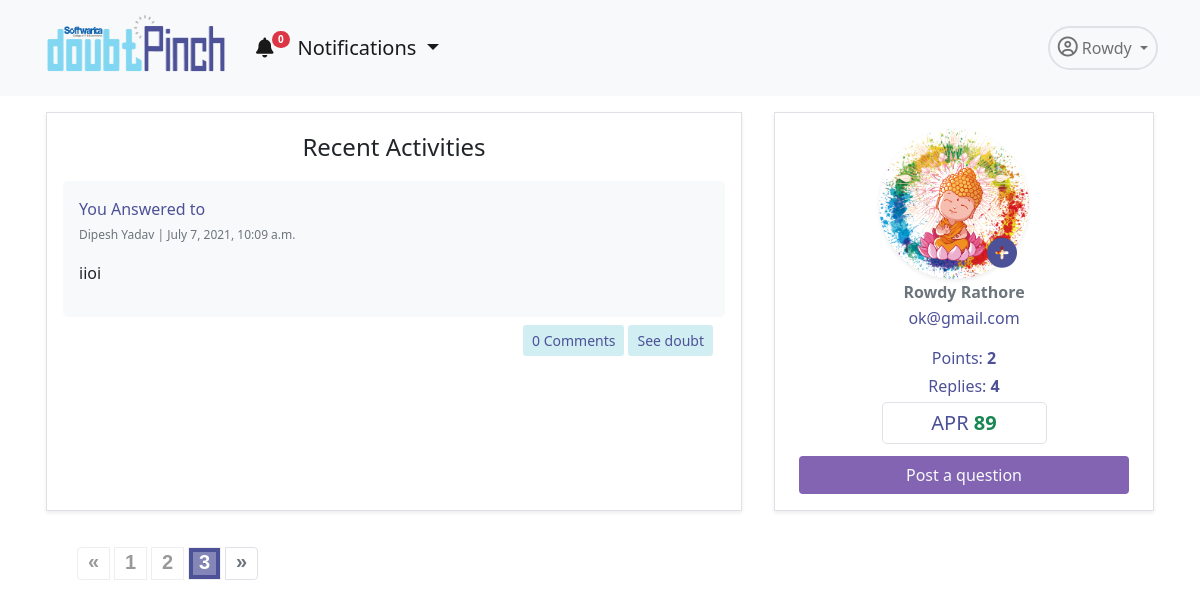
The page /app/profile/?page=3 (signed in) on the database as committed earlier.
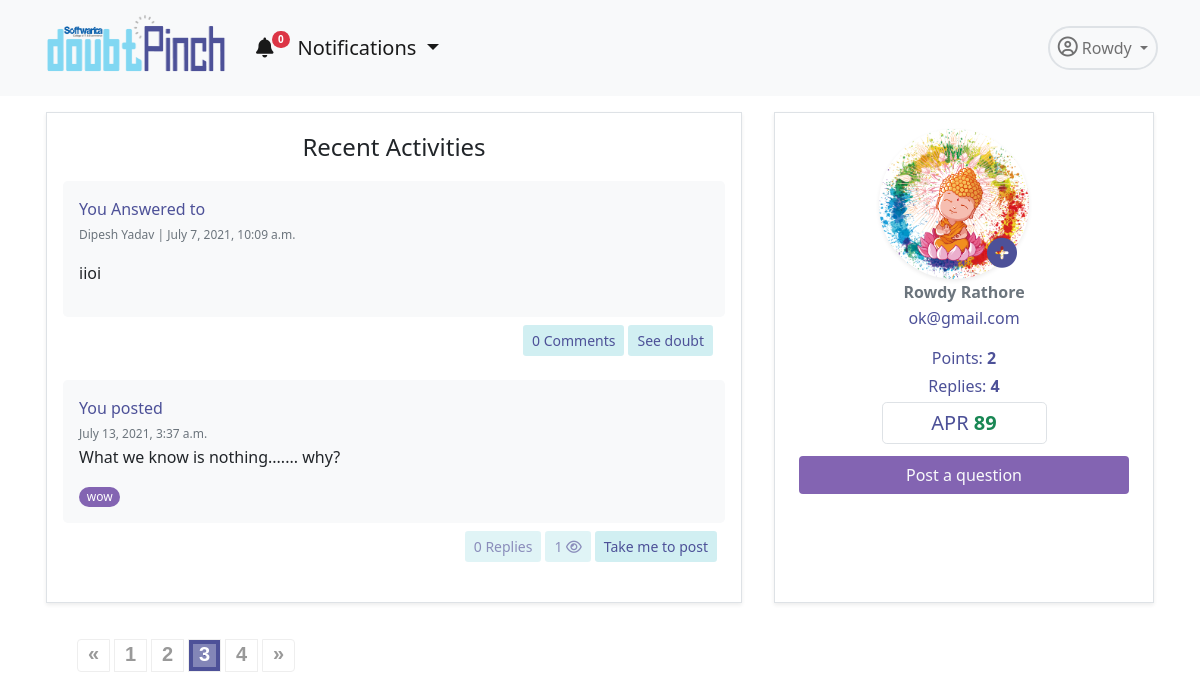
The same page on the database as committed later.
### dpapp/models.py (models this page shows, shortened)
class Answer(models.Model):
    user= models.ForeignKey(User, on_delete=models.CASCADE, related_name='answerer')
    doubt=models.ForeignKey(Doubt,on_delete=models.CASCADE)
    description=models.TextField(null=True)
    created_on = models.DateTimeField(default=datetime.now, blank=True)
    updated=models.BooleanField(default=False)

class Doubt(models.Model):
    user= models.ForeignKey(User,on_delete=models.CASCADE)
    title= models.TextField(null=False)
    description=models.TextField(null=True, blank=True)
    created_on = models.DateTimeField(default=datetime.now, blank=True)
    views= models.IntegerField(default=0)
    tags = TaggableManager()
    @property
    def total_replies(self):
        totalreplies = Answer.objects.filter(doubt=self).count()
        return totalreplies

### accounts/models.py (models this page shows, shortened)
class User(AbstractUser):
    username = None#models.CharField(max_length=255, null=True, blank=True)
    email = models.EmailField(
        verbose_name='email address',
        max_length=255,
        unique=True,
    )
    profile_pic= models.ImageField(upload_to='admin_pics', null=True, blank=True)
    email_confirmed = models.BooleanField(default=False) #initially this field is false but will se chan
    is_active = models.BooleanField(default=False)
    is_staff = models.BooleanField(default=False) # a admin user; non super-user
    is_admin = models.BooleanField(default=False)
    is_seller = models.BooleanField(default=False)
    is_customer = models.BooleanField(default=False)
    USERNAME_FIELD = 'email'
    REQUIRED_FIELDS = [] #emaila nd password are required fields and first name and last name is inherited from the user creation model
    object = UserManager()
    @property
    def ProfilePicUrl(self):
        try:
            url=self.profile_pic.url
        except:
            url=''
        return url

### dpapp/views.py (the view, shortened to what this page needs)
# urls.py: path('profile/',Profile.as_view(),name='profile'),
class Profile(TemplateView):
    template_name="dpapp/profile.html"
    def get_context_data(self, **kwargs):
        context = super(Profile, self).get_context_data(**kwargs)
        user=self.request.user
        useremail=user.email
        user=User.objects.get(email=useremail)
        total_replies=Answer.objects.filter(user=user).count()
        total_upvotes=RightPoint.total_upvotes_of_answerer(self,user)
        qs1 = Doubt.objects.filter(user=user) #your first qs
        qs2 = Answer.objects.filter(user=user) #your second qs
        recent_activity = sorted(chain(qs1,qs2),key=attrgetter('created_on'),)
        paginator= Paginator(recent_activity, 2)
        page = self.request.GET.get('page')
        try:
            recent_activity = paginator.page(page)
        except PageNotAnInteger:
            recent_activity = paginator.page(1)
        except EmptyPage:
            recent_activity = paginator.page(paginator.num_pages)
        form= ProfileForm(instance=user)
        context.update({ 'form':form,'recent_activity':recent_activity,'total_upvotes':total_upvotes,'total_replies':total_replies})
        return context

### dpapp/blognav.py (called while the page is built)
def navbar(request):
    if not request.user.is_anonymous:
        user=request.user
        notifications = Notification.objects.filter(user=user).order_by('-id')[:5]
        noti_count = Notification.objects.filter(user=user, is_seen=False).count()
        return {'nav_notifications': notifications,'noti_count':noti_count}
    return {'nav_notifications': '0','noti_count':0}

### dpapp/models.py (called while the page is built)
    @staticmethod
    def total_upvotes_of_answerer(self,user):
        answer=Answer.objects.filter(user=user)
        upvotes=RightPoint.objects.filter(answer__in=answer).count()
        return upvotes

### templates/dpapp/profile.html (shortened to what the changed rows need)
{% extends 'dpapp/base.html' %}
{% load static %}
{% load bootstrap %}
{% block navbar%}
<link rel="stylesheet" href="{% static 'dpapp/css/paginate.css' %}">
<div class="container">
    <div class="row mt-3 ">
        <div class="col border shadow-sm p-3 mx-3 mb-3 order-lg-1  order-md-2 order-sm-2 order-2">
            {% for i in recent_activity %}
            {% if not i.title %}
            <div class="mt-1">
                <div class="bg-light mt-2 p-3 rounded-3  ">
                    <span class="fs-6 text-pinch ">You Answered to </span><br>
                    <span class="text-muted" style="font-size: 12px;">{{i.doubt.user.first_name}} {{i.doubt.user.last_name}} | {{i.created_on}}</span>
                    <p class="h6 text-dark mt-1 mb-3">{{i.description|safe}}</p>
                </div>
                <div class="d-flex bd-highlight mb-3">
                    <div class="me-auto p-2 bd-highlight">
                    </div>
                    <div class="p-2 bd-highlight">
                        <div class="d-flex justify-content-center">
                            <a href="{% url 'dpapp:comment' i.id %}" class="btn btn-doubt btn-sm text-pinch  me-1"> {{i.comment_set.count}} Comments</a>
                            <a href="{% url 'dpapp:detail' i.doubt.id %}" class="btn btn-doubt btn-sm text-pinch  me-1">See doubt</a>
                        </div>
                    </div>
                </div>
            </div>
            {% else %}
            <div class="mt-1">
                <div class="bg-light mt-2 p-3 rounded-3  ">
                    <span class="fs-6 text-pinch ">You posted </span><br>
                    <span class="text-muted" style="font-size: 12px;">{{i.created_on}}</span>
                    <p class="h6 text-dark mb-3 mt-1">{{i.title}}</p>
                    {% for tag in i.tags.all %}
                    <a href="{% url 'dpapp:tags' tag.slug %}"><span class="badge rounded-pill bg-purple fw-normal">{{tag.name}}</span></a>
                    {%endfor%}
                </div>
                <div class="d-flex bd-highlight mb-3">
                    <div class="me-auto p-2 bd-highlight">
                    </div>
                    <div class="p-2 bd-highlight">
                        <div class="d-flex justify-content-center">
                            <a href="" class="btn btn-doubt btn-sm text-pinch disabled me-1"> {{i.total_replies}} Replies</a>
                            <a href="" class="btn btn-doubt btn-sm text-pinch disabled me-1"> {{i.views}} <i
                                    class="far fa-eye"></i></a>
                            <a href="{% url 'dpapp:detail' i.id %}" class="btn btn-doubt btn-sm text-pinch ">Take me to post</a>
                        </div>
                    </div>
                </div>
            </div>
            {%endif%}
            {% endfor %}
        </div>
    </div>
    {% if recent_activity.paginator.num_pages > 1 %}
    <div class="demo">
        <nav class="pagination-outer" aria-label="Page navigation">
            <ul class="pagination">
                {% for i in recent_activity.paginator.page_range %}
                {% if i == recent_activity.number%}
                <li class="page-item active"><a class="page-link" href="#">{{i}}</a></li>
                {% else %}
                    {% if 'heading_contains' in request.get_full_path %}
                    <li class="page-item"><a class="page-link" href="{{ request.get_full_path }}&page={{ i }}">{{ i }}</a></li>
                    {% else %}
                    <li class="page-item "><a class="page-link"  href="?page={{ i }}">{{ i }}</a></li>
                    {% endif %}
                {% endif %}
                {% endfor %}
                {% if recent_activity.has_next %}
                {% if 'heading_contains' in request.get_full_path %}
                <li class="page-item">
                    <a class="page-link" aria-label="Next" href="{{ request.get_full_path }}&page={{ recent_activity.next_page_number }}">
                        <span aria-hidden="true">»</span>
                    </a>
                </li>
                {% else %}
                <li class="page-item">
                    <a class="page-link" aria-label="Next" href="?page={{ recent_activity.next_page_number }}">
                        <span aria-hidden="true">»</span>
                    </a>
                </li>
                {%endif%}
                {% else %}
                <li class="page-item disabled">
                    <a class="page-link" aria-label="Next" href="#">
                        <span aria-hidden="true">»</span>
                    </a>
                </li>
                {%endif%}
            </ul>
        </nav>
    </div>
    {%endif%}
</div>
{% endblock %}

Rows that differ between the two databases and show on the page:
added Doubt: created_on "July 13, 2021, 3:37 a.m.", title "What we know is nothing....... why?", total_replies "0", views "1"
now on this page (row unchanged): Tag: name "wow"
Other text that changed with them:
new list line: "4"
